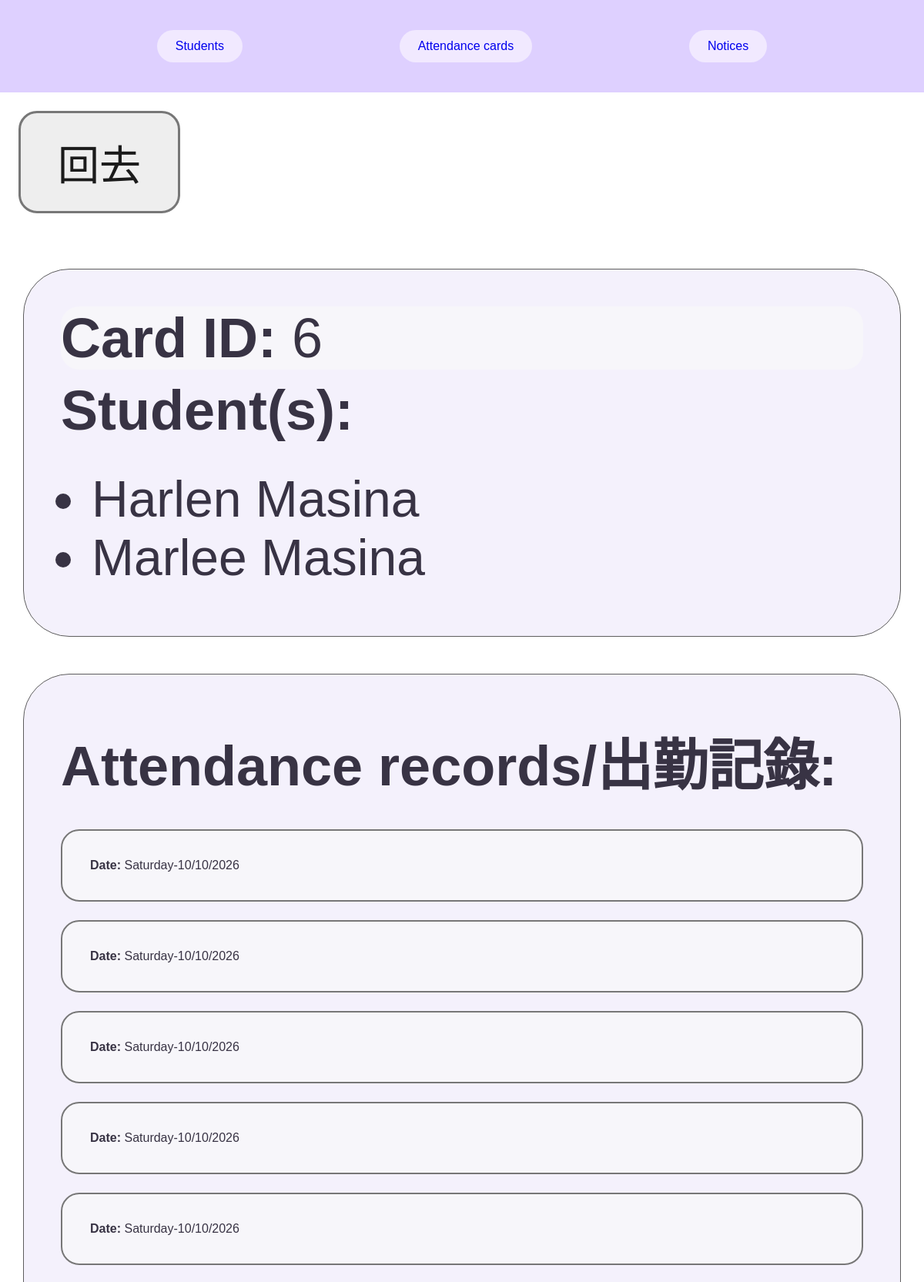
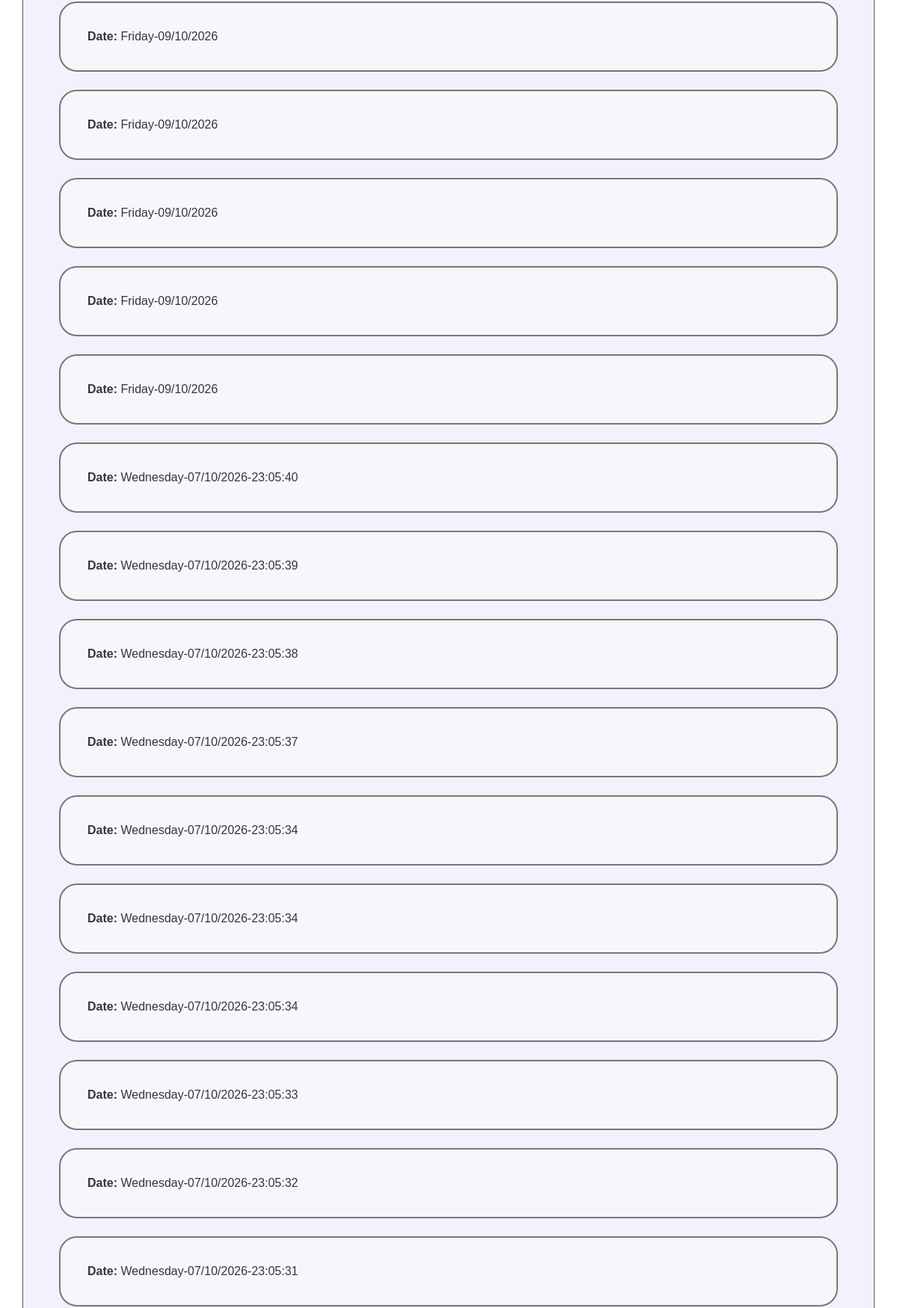
/cardhistory/6 (upper part), run on the app's committed database (2 pictures, top to bottom).
### tables this page shows
CREATE TABLE STUDENTS (student_id INTEGER PRIMARY KEY, first_name TEXT, surname TEXT, card_id INTEGER REFERENCES ATTENDANCE_CARDS (card_id));

CREATE TABLE ATTENDANCE_RECORDS (attendance_id INTEGER PRIMARY KEY, card_id INTEGER REFERENCES ATTENDANCE_CARDS (card_id), date TEXT);

### app.py (the view)
@app.route("/cardhistory/<card_id>")
def card_history(card_id):
    og_page = request.args.get("og_page", "/")
    db = get_db()
    records = db.execute("SELECT * FROM ATTENDANCE_RECORDS WHERE card_id = ? ORDER BY attendance_id DESC", (card_id,)).fetchall()
    students = db.execute("SELECT first_name, surname FROM STUDENTS WHERE card_id = ?", (card_id,)).fetchall()
    return render_template("cardhistory.html", card_id=card_id, students=students, records=records, og_page=og_page)

### app.py (called while the page is built)
def get_db():
    if "db" not in g:
        g.db = sqlite3.connect(DATABASE)
        g.db.row_factory = sqlite3.Row
    return g.db

### templates/cardhistory.html (shortened to what this page needs)
{% extends "layout.html" %}
{% block content %}
<link rel="stylesheet" href="{{ url_for('static', filename='cardhistory.css') }}">
    <a class="back-button" href="{{ og_page }}">回去</a>
    <section>
        <p class="card-id">
            <strong>Card ID:</strong> {{ card_id }}
        </p>
        <h2>Student(s):</h2>
        <ul>
        {% for student in students %}
            <li>{{ student.first_name }} {{ student.surname }}</li>
        {% endfor %}
        </ul>
    </section>
    <section>
        <h2>Attendance records/出勤記錄:</h2>
        {% for record in records %}
            <p class="record-date">
                <strong>Date:</strong> {{ record["date"] }}
            </p>
        {% endfor %}
    </section>
{% endblock %}

### static/layout.css (style rules this page uses)
html, body, main { margin: 0; padding: 0; width: 100%; font-family: sans-serif; }
body { padding-top: 10cqw; }

### static/cardhistory.css (style rules this page uses)
.back-button { display: inline-block; background-color: #eeeeee; color: #1b1b1b; padding: 2cqw 4cqw; margin: 2cqw; border: 0.3cqw solid #777777; border-radius: 2cqw; font-size: 4.5cqw; text-decoration: none; }
.card-id { margin: 0; padding:0; font-size: 6cqw; border: none; background-color: none; }
section { color: #383344; background-color: #f4f1fc; border: 0.15cqw solid #5e5e5e; border-radius: 5cqw; padding: 4cqw; margin: 4cqw auto; width: 95%; box-sizing: border-box; }
li { font-size: 5.5cqw; }
h2 { font-size: 6cqw; margin-top: 1cqw; margin-bottom: 3cqw; }
p { background-color: #f7f6fa; border: 0.2cqw solid #777777; border-radius: 2cqw; padding: 3cqw; margin: 2cqw 0; overflow-wrap: anywhere; }

### data on the page
STUDENTS: first_name "Harlen", surname "Masina"
STUDENTS: first_name "Marlee", surname "Masina"
ATTENDANCE_RECORDS: date "Saturday-10/10/2026"
ATTENDANCE_RECORDS: date "Saturday-10/10/2026"
ATTENDANCE_RECORDS: date "Saturday-10/10/2026"
ATTENDANCE_RECORDS: date "Saturday-10/10/2026"
ATTENDANCE_RECORDS: date "Saturday-10/10/2026"
ATTENDANCE_RECORDS: date "Friday-09/10/2026"
ATTENDANCE_RECORDS: date "Friday-09/10/2026"
ATTENDANCE_RECORDS: date "Friday-09/10/2026"
ATTENDANCE_RECORDS: date "Friday-09/10/2026"
ATTENDANCE_RECORDS: date "Friday-09/10/2026"
ATTENDANCE_RECORDS: date "Wednesday-07/10/2026-23:05:40"
ATTENDANCE_RECORDS: date "Wednesday-07/10/2026-23:05:39"
ATTENDANCE_RECORDS: date "Wednesday-07/10/2026-23:05:38"
ATTENDANCE_RECORDS: date "Wednesday-07/10/2026-23:05:37"
ATTENDANCE_RECORDS: date "Wednesday-07/10/2026-23:05:34"
ATTENDANCE_RECORDS: date "Wednesday-07/10/2026-23:05:34"
ATTENDANCE_RECORDS: date "Wednesday-07/10/2026-23:05:34"
ATTENDANCE_RECORDS: date "Wednesday-07/10/2026-23:05:33"
ATTENDANCE_RECORDS: date "Wednesday-07/10/2026-23:05:32"
ATTENDANCE_RECORDS: date "Wednesday-07/10/2026-23:05:31"

### other printed values
{{ card_id }} "6"
